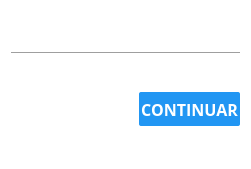
<?xml version="1.0" encoding="UTF-8"?>
<ui version="4.0">
 <class>detailsPopUp</class>
 <widget class="QDialog" name="detailsPopUp">
  <property name="geometry">
   <rect>
    <x>0</x>
    <y>0</y>
    <width>251</width>
    <height>169</height>
   </rect>
  </property>
  <property name="windowTitle">
   <string>Details</string>
  </property>
  <property name="styleSheet">
   <string notr="true">/*#########################################################
##                     QDialog                           ##
##########################################################*/

QDialog {
    background: #FFFFFF;
    min-width: 200px;
}

/***********************************
* Global
***********************************/

/*Efecto al seleccionar texto*/
* {
    selection-color: #212121;
    selection-background-color: #BBDEFB;
}

/***********************************
* Botones
***********************************/

/*Estilo por defecto del  boton para continuar/aceptar*/
QPushButton {
    color: #FFFFFF;
    border: 1px outline #BDBDBD;
    border-radius: 2px;
    background: #2196F3;
    min-height: 30px;
    min-width: 80px;
    padding: 2px;
}

/*Estilo al pasar por encima y presionar el boton para continuar/aceptar*/
QPushButton:hover, QPushButton:pressed{
   background: #1976D2;
}

/***********************************
* Labels
***********************************/

/*Configuración del titulo del dialog*/
QLabel {
    color: #212121;
    background: transparent;
    font-family: Open Sans;
    font-size: 11pt;
    qproperty-alignment: 'AlignTop | AlignLeft';
}</string>
  </property>
  <layout class="QGridLayout" name="gridLayout_2">
   <item row="0" column="0">
    <layout class="QVBoxLayout" name="verticalLayout">
     <item>
      <layout class="QFormLayout" name="detailsLayout"/>
     </item>
     <item>
      <spacer name="horizontalSpacer_2">
       <property name="orientation">
        <enum>Qt::Horizontal</enum>
       </property>
       <property name="sizeHint" stdset="0">
        <size>
         <width>10</width>
         <height>10</height>
        </size>
       </property>
      </spacer>
     </item>
     <item>
      <widget class="Line" name="line">
       <property name="orientation">
        <enum>Qt::Horizontal</enum>
       </property>
      </widget>
     </item>
     <item>
      <layout class="QGridLayout" name="gridLayout">
       <item row="0" column="1">
        <widget class="QPushButton" name="dpbutton0">
         <property name="font">
          <font>
           <family>Open Sans</family>
           <pointsize>12</pointsize>
           <weight>75</weight>
           <bold>true</bold>
          </font>
         </property>
         <property name="focusPolicy">
          <enum>Qt::NoFocus</enum>
         </property>
         <property name="text">
          <string>CONTINUAR</string>
         </property>
        </widget>
       </item>
       <item row="0" column="0">
        <spacer name="horizontalSpacer">
         <property name="orientation">
          <enum>Qt::Horizontal</enum>
         </property>
         <property name="sizeHint" stdset="0">
          <size>
           <width>40</width>
           <height>20</height>
          </size>
         </property>
        </spacer>
       </item>
      </layout>
     </item>
    </layout>
   </item>
  </layout>
 </widget>
 <resources/>
 <connections/>
</ui>
